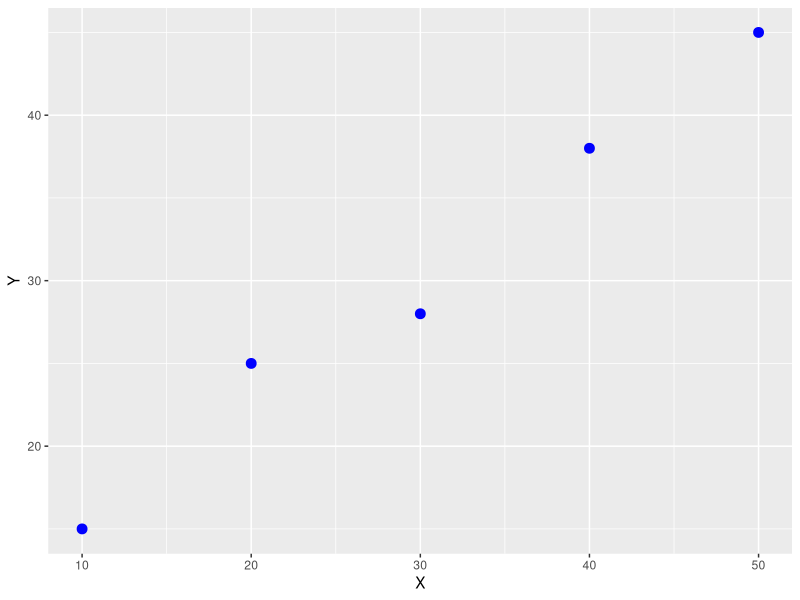

Source code (R):
#1 scatter plot
library(ggplot2)

df_scatter <- data.frame(
  X = c(10, 20, 30, 40, 50),
  Y = c(15, 25, 28, 38, 45)
)

ggplot(df_scatter, aes(x = X, y = Y)) +
  geom_point(color = "blue", size = 3)

